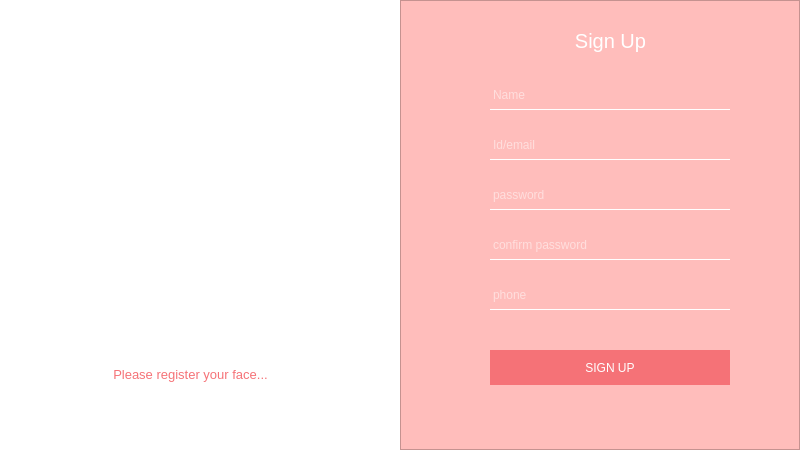
<?xml version="1.0" encoding="UTF-8"?>
<ui version="4.0">
 <class>MainWindow</class>
 <widget class="QMainWindow" name="MainWindow">
  <property name="geometry">
   <rect>
    <x>0</x>
    <y>0</y>
    <width>800</width>
    <height>450</height>
   </rect>
  </property>
  <property name="minimumSize">
   <size>
    <width>800</width>
    <height>450</height>
   </size>
  </property>
  <property name="maximumSize">
   <size>
    <width>800</width>
    <height>450</height>
   </size>
  </property>
  <property name="windowTitle">
   <string>MainWindow</string>
  </property>
  <property name="autoFillBackground">
   <bool>true</bool>
  </property>
  <widget class="QWidget" name="centralwidget">
   <property name="styleSheet">
    <string notr="true">background-color:rgb(255, 255, 255)</string>
   </property>
   <widget class="QFrame" name="frame">
    <property name="geometry">
     <rect>
      <x>400</x>
      <y>0</y>
      <width>400</width>
      <height>450</height>
     </rect>
    </property>
    <property name="styleSheet">
     <string notr="true">background-color:rgb(255, 189, 187)</string>
    </property>
    <property name="frameShape">
     <enum>QFrame::StyledPanel</enum>
    </property>
    <property name="frameShadow">
     <enum>QFrame::Raised</enum>
    </property>
    <widget class="QLabel" name="label">
     <property name="geometry">
      <rect>
       <x>160</x>
       <y>25</y>
       <width>101</width>
       <height>31</height>
      </rect>
     </property>
     <property name="font">
      <font>
       <family>Arial</family>
       <pointsize>15</pointsize>
       <weight>50</weight>
       <bold>false</bold>
      </font>
     </property>
     <property name="styleSheet">
      <string notr="true">color:rgb(255, 255, 255)</string>
     </property>
     <property name="text">
      <string>Sign Up</string>
     </property>
     <property name="alignment">
      <set>Qt::AlignCenter</set>
     </property>
    </widget>
    <widget class="QLineEdit" name="userName">
     <property name="geometry">
      <rect>
       <x>90</x>
       <y>80</y>
       <width>240</width>
       <height>30</height>
      </rect>
     </property>
     <property name="styleSheet">
      <string notr="true">border: 1px solid;
border-color: rgba(255, 255, 255, 0);
border-bottom-color: rgb(255, 255, 255);
color: rgb(255, 255, 255)
</string>
     </property>
     <property name="text">
      <string/>
     </property>
     <property name="frame">
      <bool>false</bool>
     </property>
     <property name="placeholderText">
      <string>Name</string>
     </property>
    </widget>
    <widget class="QLineEdit" name="userPasswd">
     <property name="geometry">
      <rect>
       <x>90</x>
       <y>180</y>
       <width>240</width>
       <height>30</height>
      </rect>
     </property>
     <property name="styleSheet">
      <string notr="true">border: 1px solid;
border-color: rgba(255, 255, 255, 0);
border-bottom-color: rgb(255, 255, 255);
color: rgb(255, 255, 255)
</string>
     </property>
     <property name="text">
      <string/>
     </property>
     <property name="frame">
      <bool>false</bool>
     </property>
     <property name="echoMode">
      <enum>QLineEdit::Password</enum>
     </property>
     <property name="placeholderText">
      <string>password</string>
     </property>
    </widget>
    <widget class="QPushButton" name="btn_signup">
     <property name="geometry">
      <rect>
       <x>90</x>
       <y>350</y>
       <width>240</width>
       <height>35</height>
      </rect>
     </property>
     <property name="autoFillBackground">
      <bool>false</bool>
     </property>
     <property name="styleSheet">
      <string notr="true">background-color: rgb(245, 114, 119);
color: rgb(255, 255, 255);
border : 0px;</string>
     </property>
     <property name="text">
      <string>SIGN UP</string>
     </property>
     <property name="flat">
      <bool>false</bool>
     </property>
    </widget>
    <widget class="QLineEdit" name="userId">
     <property name="geometry">
      <rect>
       <x>90</x>
       <y>130</y>
       <width>240</width>
       <height>30</height>
      </rect>
     </property>
     <property name="styleSheet">
      <string notr="true">border: 1px solid;
border-color: rgba(255, 255, 255, 0);
border-bottom-color: rgb(255, 255, 255);
color: rgb(255, 255, 255)
</string>
     </property>
     <property name="text">
      <string/>
     </property>
     <property name="frame">
      <bool>false</bool>
     </property>
     <property name="placeholderText">
      <string>Id/email</string>
     </property>
    </widget>
    <widget class="QLineEdit" name="userPasswdC">
     <property name="geometry">
      <rect>
       <x>90</x>
       <y>230</y>
       <width>240</width>
       <height>30</height>
      </rect>
     </property>
     <property name="styleSheet">
      <string notr="true">border: 1px solid;
border-color: rgba(255, 255, 255, 0);
border-bottom-color: rgb(255, 255, 255);
color: rgb(255, 255, 255)
</string>
     </property>
     <property name="text">
      <string/>
     </property>
     <property name="frame">
      <bool>false</bool>
     </property>
     <property name="echoMode">
      <enum>QLineEdit::Password</enum>
     </property>
     <property name="placeholderText">
      <string>confirm password</string>
     </property>
    </widget>
    <widget class="QLineEdit" name="userPhone">
     <property name="geometry">
      <rect>
       <x>90</x>
       <y>280</y>
       <width>240</width>
       <height>30</height>
      </rect>
     </property>
     <property name="styleSheet">
      <string notr="true">border: 1px solid;
border-color: rgba(255, 255, 255, 0);
border-bottom-color: rgb(255, 255, 255);
color: rgb(255, 255, 255)
</string>
     </property>
     <property name="text">
      <string/>
     </property>
     <property name="frame">
      <bool>false</bool>
     </property>
     <property name="echoMode">
      <enum>QLineEdit::Normal</enum>
     </property>
     <property name="placeholderText">
      <string>phone</string>
     </property>
    </widget>
   </widget>
   <widget class="QLabel" name="label_4">
    <property name="geometry">
     <rect>
      <x>160</x>
      <y>20</y>
      <width>75</width>
      <height>75</height>
     </rect>
    </property>
    <property name="text">
     <string/>
    </property>
    <property name="pixmap">
     <pixmap resource="resource.qrc">:/image/logo.png</pixmap>
    </property>
    <property name="scaledContents">
     <bool>true</bool>
    </property>
   </widget>
   <widget class="QPushButton" name="btn_camera">
    <property name="geometry">
     <rect>
      <x>80</x>
      <y>360</y>
      <width>221</width>
      <height>28</height>
     </rect>
    </property>
    <property name="font">
     <font>
      <family>Arial</family>
      <pointsize>10</pointsize>
     </font>
    </property>
    <property name="styleSheet">
     <string notr="true">color: rgb(245, 114, 119);</string>
    </property>
    <property name="text">
     <string>Please register your face...</string>
    </property>
    <property name="flat">
     <bool>true</bool>
    </property>
   </widget>
   <widget class="QLabel" name="facelbl">
    <property name="geometry">
     <rect>
      <x>70</x>
      <y>100</y>
      <width>261</width>
      <height>251</height>
     </rect>
    </property>
    <property name="text">
     <string/>
    </property>
   </widget>
  </widget>
 </widget>
 <resources>
  <include location="resource.qrc"/>
 </resources>
 <connections>
  <connection>
   <sender>btn_signup</sender>
   <signal>clicked()</signal>
   <receiver>MainWindow</receiver>
   <slot>signUp()</slot>
   <hints>
    <hint type="sourcelabel">
     <x>662</x>
     <y>369</y>
    </hint>
    <hint type="destinationlabel">
     <x>658</x>
     <y>530</y>
    </hint>
   </hints>
  </connection>
  <connection>
   <sender>btn_camera</sender>
   <signal>clicked()</signal>
   <receiver>MainWindow</receiver>
   <slot>startCamera()</slot>
   <hints>
    <hint type="sourcelabel">
     <x>217</x>
     <y>355</y>
    </hint>
    <hint type="destinationlabel">
     <x>217</x>
     <y>494</y>
    </hint>
   </hints>
  </connection>
 </connections>
 <slots>
  <slot>signUp()</slot>
  <slot>startCamera()</slot>
 </slots>
</ui>
